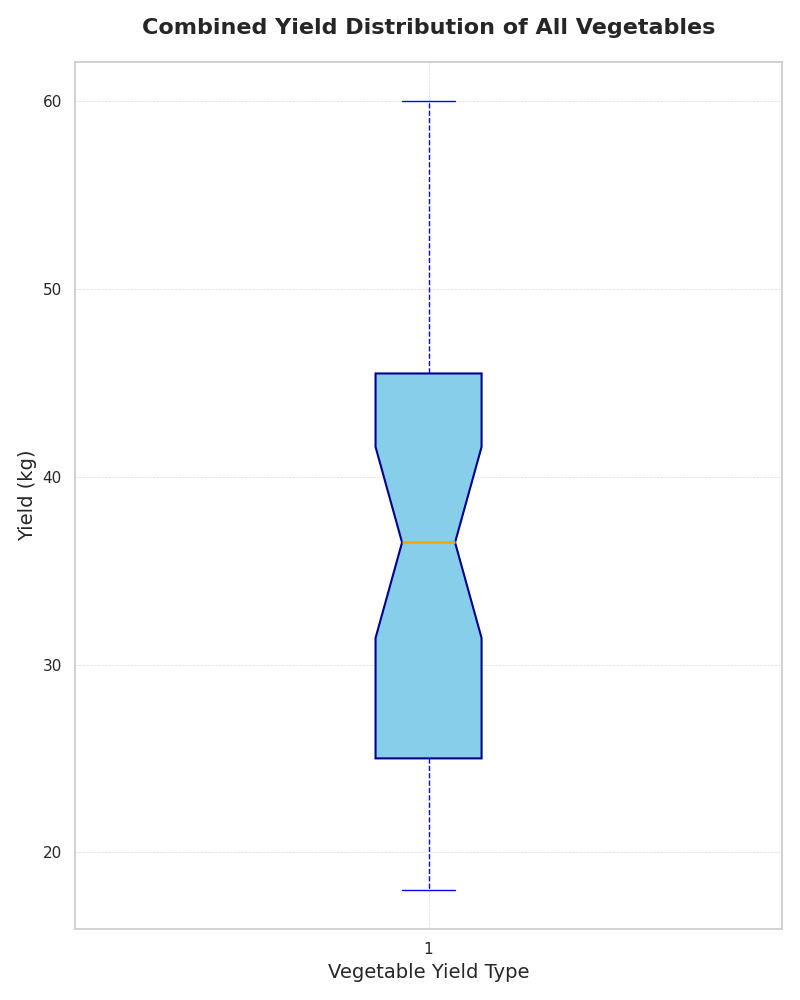

Python code for this plot:
import matplotlib.pyplot as plt
import numpy as np

# Define yield data in kilograms for a single group, combining all vegetables
combined_yield = [45, 50, 55, 47, 52, 60, 58, 54, 49, 53, 
                  30, 28, 32, 25, 31, 29, 27, 30, 28, 35,
                  40, 42, 45, 38, 47, 44, 39, 41, 43, 40,
                  20, 22, 19, 23, 21, 18, 24, 22, 20, 25]

# Initialize the figure and axis
fig, ax = plt.subplots(figsize=(8, 10))

# Create a vertical box plot for the combined data
box = ax.boxplot(combined_yield, vert=True, patch_artist=True,
                 flierprops=dict(marker='o', color='red', alpha=0.5),
                 boxprops=dict(color='darkblue', linewidth=1.5),
                 whiskerprops=dict(color='blue', linestyle='--'),
                 capprops=dict(color='blue'),
                 medianprops=dict(color='orange', linewidth=2),
                 notch=True)

# Set color for the single box
colors = ['skyblue']
for patch, color in zip(box['boxes'], colors):
    patch.set_facecolor(color)

# Add grid for better readability
ax.grid(True, which='both', linestyle='--', linewidth=0.5, alpha=0.7)

# Add titles and axis labels
ax.set_title("Combined Yield Distribution of All Vegetables", fontsize=16, weight='bold', pad=20)
ax.set_xlabel("Vegetable Yield Type", fontsize=14)
ax.set_ylabel("Yield (kg)", fontsize=14)

# Automatically adjust layout to prevent overlap
plt.tight_layout()

# Show the plot
plt.show()
